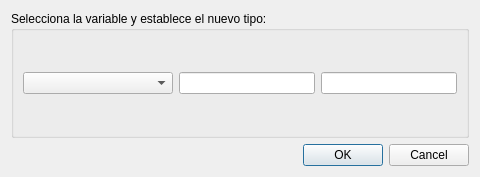
<?xml version="1.0" encoding="UTF-8"?>
<ui version="4.0">
 <class>agregado</class>
 <widget class="QDialog" name="agregado">
  <property name="geometry">
   <rect>
    <x>0</x>
    <y>0</y>
    <width>480</width>
    <height>177</height>
   </rect>
  </property>
  <property name="windowTitle">
   <string>Dialog</string>
  </property>
  <layout class="QGridLayout" name="gridLayout_2">
   <item row="0" column="0" rowspan="2" colspan="2">
    <layout class="QGridLayout" name="gridLayout">
     <item row="0" column="0">
      <widget class="QGroupBox" name="groupBox">
       <property name="title">
        <string>Selecciona la variable y establece el nuevo tipo:</string>
       </property>
       <layout class="QGridLayout" name="gridLayout_3">
        <item row="1" column="2">
         <widget class="QLineEdit" name="le_tipo_actual"/>
        </item>
        <item row="1" column="1">
         <widget class="QComboBox" name="cb_variable">
          <property name="minimumSize">
           <size>
            <width>150</width>
            <height>0</height>
           </size>
          </property>
         </widget>
        </item>
        <item row="1" column="3">
         <widget class="QLineEdit" name="le_tipo_nuevo"/>
        </item>
       </layout>
      </widget>
     </item>
    </layout>
   </item>
   <item row="2" column="0" colspan="2">
    <widget class="QDialogButtonBox" name="buttonBox">
     <property name="orientation">
      <enum>Qt::Horizontal</enum>
     </property>
     <property name="standardButtons">
      <set>QDialogButtonBox::Cancel|QDialogButtonBox::Ok</set>
     </property>
    </widget>
   </item>
  </layout>
 </widget>
 <resources/>
 <connections>
  <connection>
   <sender>buttonBox</sender>
   <signal>accepted()</signal>
   <receiver>agregado</receiver>
   <slot>accept()</slot>
   <hints>
    <hint type="sourcelabel">
     <x>248</x>
     <y>254</y>
    </hint>
    <hint type="destinationlabel">
     <x>157</x>
     <y>274</y>
    </hint>
   </hints>
  </connection>
  <connection>
   <sender>buttonBox</sender>
   <signal>rejected()</signal>
   <receiver>agregado</receiver>
   <slot>reject()</slot>
   <hints>
    <hint type="sourcelabel">
     <x>316</x>
     <y>260</y>
    </hint>
    <hint type="destinationlabel">
     <x>286</x>
     <y>274</y>
    </hint>
   </hints>
  </connection>
 </connections>
</ui>
